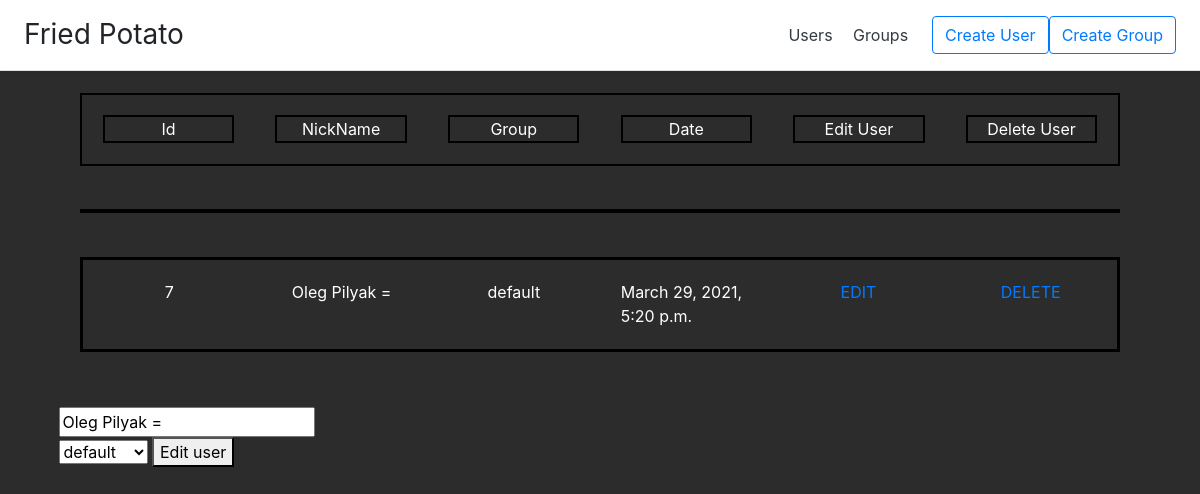
Page /edit_user/7 on the committed database.
### main/models.py (models this page shows, shortened)
class User(models.Model):
    nickname = models.CharField(max_length=50, db_index=True, verbose_name='Name')
    group = models.ForeignKey('Group', null=True, on_delete=models.PROTECT, verbose_name='Group')
    date = models.DateTimeField(auto_now_add=True, db_index=True, verbose_name='Date')

class Group(models.Model):
    name = models.CharField(max_length=50, db_index=True, verbose_name='Name')
    description = models.TextField(max_length=255, verbose_name='Description')
    def __str__(self):
        return self.name

### main/views.py (the view)
class UserEditor(UpdateView):
    model = User
    template_name = 'main/edit_user.html'
    fields = ['nickname', 'group']
    context_object_name = 'user'

### templates/main/edit_user.html (shortened to what this page needs)
{% extends 'main/users.html' %}
{% block editor %}
    <div class="main">
        <div class="users_lower">
            <div class="users">
                <div>{{ user.id }}</div>
                <div>{{ user.nickname }}</div>
                <div>{{ user.group }}</div>
                <div>{{ user.date }}</div>
                <div><a href="{% url 'edit_user' user.id %}">EDIT</a></div>
                <div><a href="{% url 'delete_user' user.id %}">DELETE</a></div>
            </div>
        </div>
        <form method="post">
            {{ form.nickname }} <br>
            {{ form.group }}
            <button type="submit">Edit user</button>
        </form>
    </div>
{% endblock %}

### main/static/main.css (style rules this page uses)
body { margin: 0; padding: 0; background: #2c2c2c; }
.main { margin: 0 auto; display: flex; width: 95%; justify-content: center; flex-direction: column; color: white; }
.users_upper, .users_lower, .users_upper div { margin: 2%; display: flex; justify-content: center; flex-direction: row; border: 2px solid black; }
.users_lower { flex-direction: column; }
.users { display: flex; flex-direction: row; border: 1px solid black; }
.users div, .users_upper div { display: flex; justify-content: center; margin: 2%; width: 17%; }

### rows in the picture
User: id "7", nickname "Oleg Pilyak =", group "default", date "March 29, 2021, 5:20 p.m."
